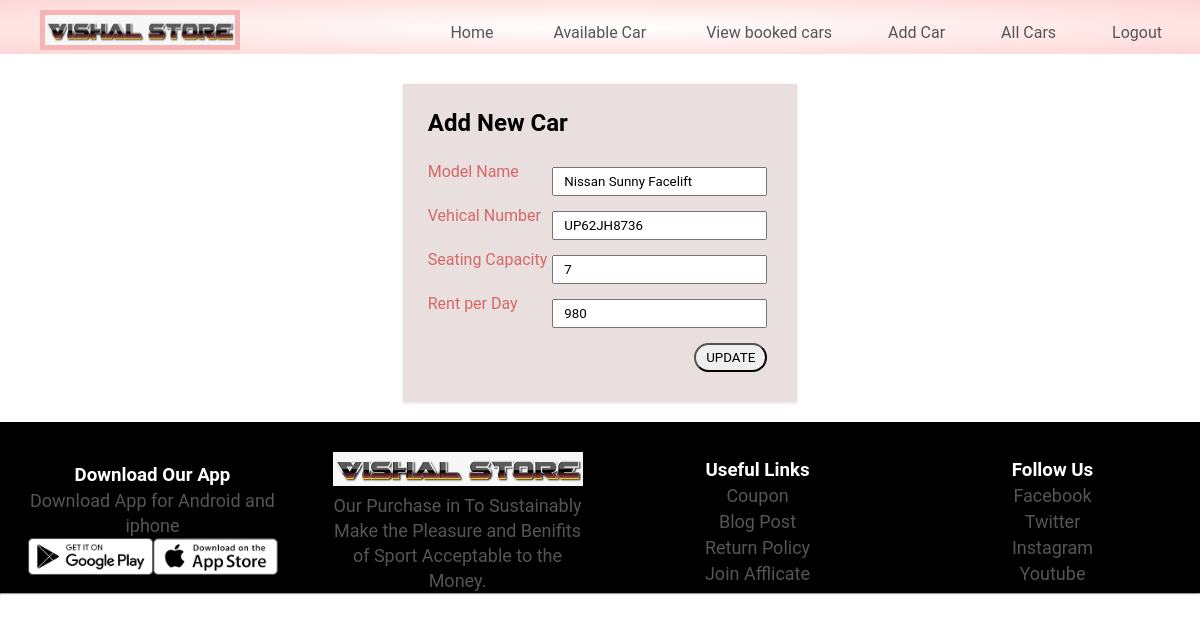
The page /update-car.php?post_id=7 (signed in) on the database its author committed.
### tables this page shows
CREATE TABLE `cardetailes` (
  `carid` int(11) NOT NULL,
  `Model` varchar(50) NOT NULL,
  `Vehical_no` varchar(20) NOT NULL,
  `Capacity` int(11) NOT NULL,
  `Rent_day` int(11) NOT NULL,
  `Ownerid` int(11) NOT NULL,
  `Booking_status` int(11) NOT NULL DEFAULT 0
);

### update-car.php (the view, shortened to what this page needs)
<?php include "header.php";
?>
    <div id="admin-content">
        <div class="container">
            <div class="row addcar">
                <?php include "config.php";
                if(isset($_GET['post_id'])){
                    $post_id=$_GET['post_id'];
                    $sql1="SELECT * FROM cardetailes WHERE carid='$post_id'";
                    $result1=mysqli_query($conn,$sql1)or die("Query Failed");
                    if(mysqli_num_rows($result1)>0){
                    $row1=mysqli_fetch_assoc($result1);
                ?>
                <form action="<?php $_SERVER['PHP_SELF'] ?>" method="POST" enctype="multipart/form-data">
                <div class="file">
                    <h2>Add New Car</h2>
                    </div>
                    <div class="inputfield">
                        <label for="Movie Name">Model Name</label>
                        <input type="text" name="model" required autofocus value="<?php echo $row1['Model'] ?>">
                    </div>
                    <div class="inputfield">
                        <label for="Movie Name">Vehical Number</label>
                        <input type="text" name="vehical_no" required value="<?php echo $row1['Vehical_no'] ?>">
                    </div>
                    <div class="inputfield">
                        <label>Seating Capacity</label>
                        <input type="number" name="capacity" required value="<?php echo $row1['Capacity'] ?>">
                    </div>
                    <div class="inputfield">
                        <label>Rent per Day</label>
                        <input type="number" name="rent_day" required value="<?php echo $row1['Rent_day'] ?>">
                    </div>
                    <div class="savepost">
                        <input type="submit" value="UPDATE" name="update">
                    </div>
                </form>
                <?php } else{
                   echo " <div class='failed' style='margin-top:10px;'><p>No record found on this post id.</p></div>";
                } }?>
            </div>
        </div>
    </div>
    <?php include "footer.php"; ?>

### CSS file/Admin.css (style rules this page uses)
body { background-color: #fff; }
#admin-content { padding: 20px 0; }
form { background: rgb(233, 223, 223); padding: 25px; box-shadow:0 1px 3px rgba(0, 0, 0, 0.13); color: #000; }
label { color: #333; }
.addcar { margin: auto; }
.addcar form .inputfield { margin: 25px 0px; }
.addcar form input { padding: 5px 10px; float: right; margin: 5px; }
.inputfield { margin: 20px 0px; }
.inputfield label { color: rgb(214, 103, 103); }
.savepost input { padding: 5px 20px; border-radius: 20px; }
.savepost { text-align: center; }

### style.css (style rules this page uses)
* { box-sizing: border-box; padding: 0px; margin: 0px; font-family: Arial, Helvetica, sans-serif; font-family: 'Roboto', sans-serif; text-decoration: none; list-style-type: none; }
.container { display: flex; padding: 10px 10px 0px 10px; }
.row { display: flex; flex-wrap: wrap; align-items: center; justify-content: space-around; }

### rows shown on the page
cardetailes: model "Nissan Sunny Facelift", vehical_no "UP62JH8736", capacity "7", rent_day "980"
